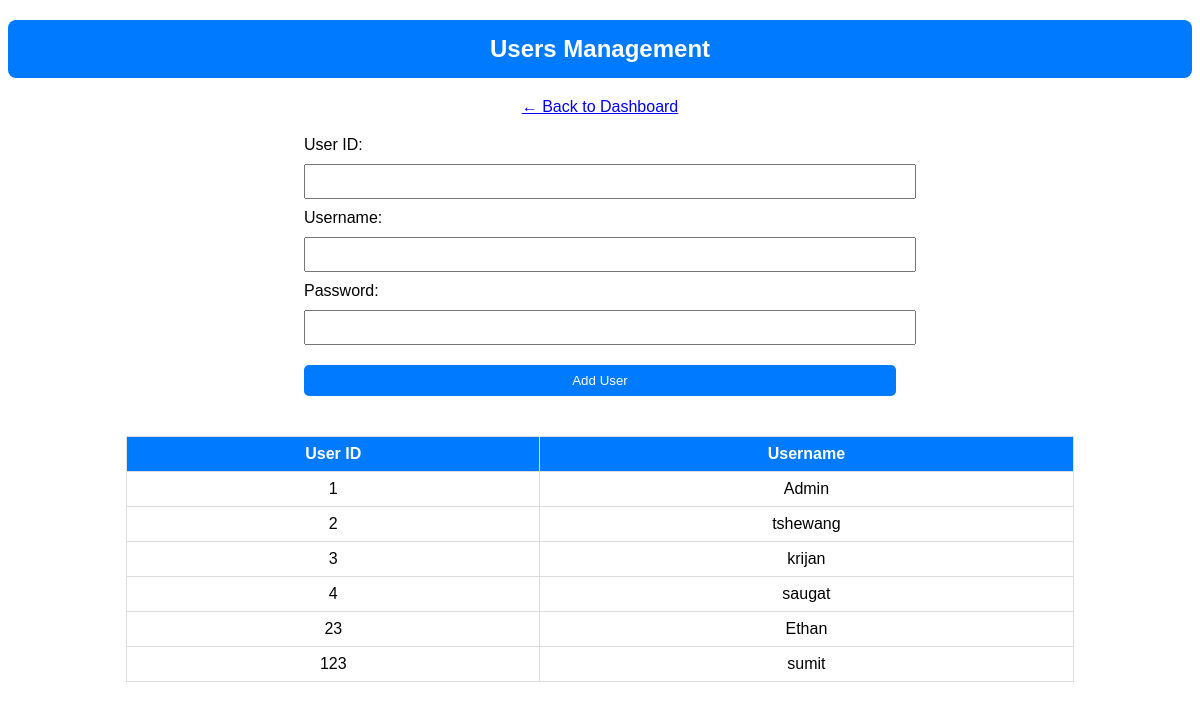
The page /users.php on the database its author committed.
### tables this page shows
CREATE TABLE IF NOT EXISTS `users` (
  `id` int NOT NULL AUTO_INCREMENT,
  `username` varchar(50) NOT NULL,
  `password` varchar(255) NOT NULL,
  PRIMARY KEY (`id`),
  UNIQUE KEY `username` (`username`)
);

### users.php (the view, shortened to what this page needs)
<?php include('db.php'); ?>
<!DOCTYPE html>
<html>
<head>
</head>
<body>
<h2>Users Management</h2>
<a href="admin_dashboard.php">← Back to Dashboard</a>
<form method="POST" action="">
    <label>User ID:</label>
    <input type="number" name="user_id" required>
    <label>Username:</label>
    <input type="text" name="username" required>
    <label>Password:</label>
    <input type="password" name="password" required>
    <button type="submit" name="add_user">Add User</button>
</form>
<?php
$result = $conn->query("SELECT id, username FROM users ORDER BY id ASC");
if ($result->num_rows > 0) {
    echo "<table>
            <tr>
                <th>User ID</th>
                <th>Username</th>
            </tr>";
    while ($row = $result->fetch_assoc()) {
        echo "<tr>
                <td>{$row['id']}</td>
                <td>{$row['username']}</td>
              </tr>";
    }
    echo "</table>";
}
?>
</body>
</html>

### users.php (style rules this page uses)
body { font-family: Arial; text-align: center; }
h2 { background-color: #007BFF; color: white; padding: 15px; border-radius: 8px; }
form { width: 50%; margin: 20px auto; text-align: left; }
input, button { width: 100%; padding: 8px; margin: 10px 0; }
button { background-color: #007BFF; color: white; border: none; border-radius: 5px; cursor: pointer; }
table { width: 80%; margin: 30px auto; border-collapse: collapse; }
th, td { border: 1px solid #ddd; padding: 8px; text-align: center; }
th { background-color: #007BFF; color: white; }

### rows shown on the page
users: id "1", username "Admin"
users: id "2", username "tshewang"
users: id "3", username "krijan"
users: id "4", username "saugat"
users: id "23", username "Ethan"
users: id "123", username "sumit"
